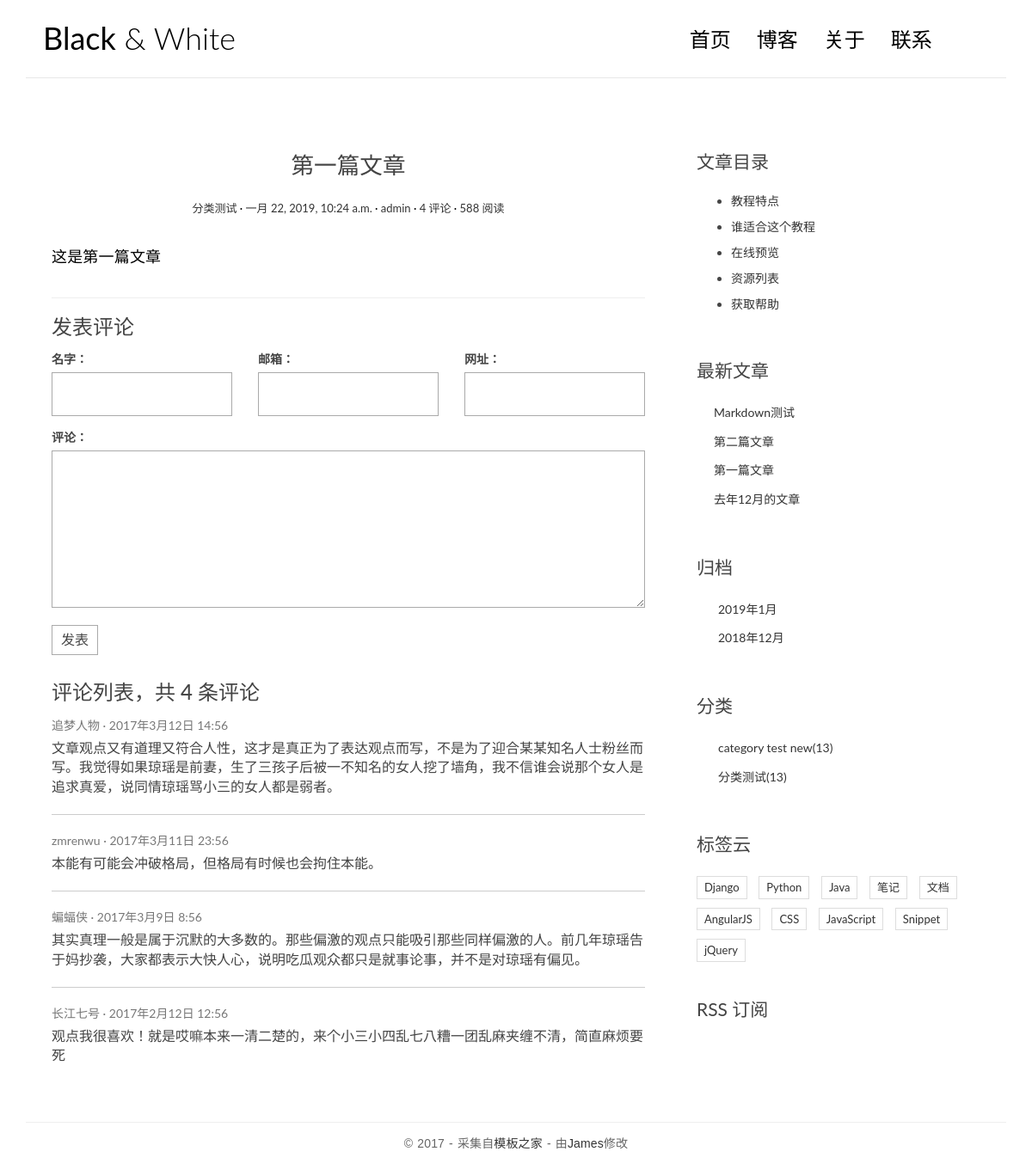
Before: /post/2/ with the older database file.
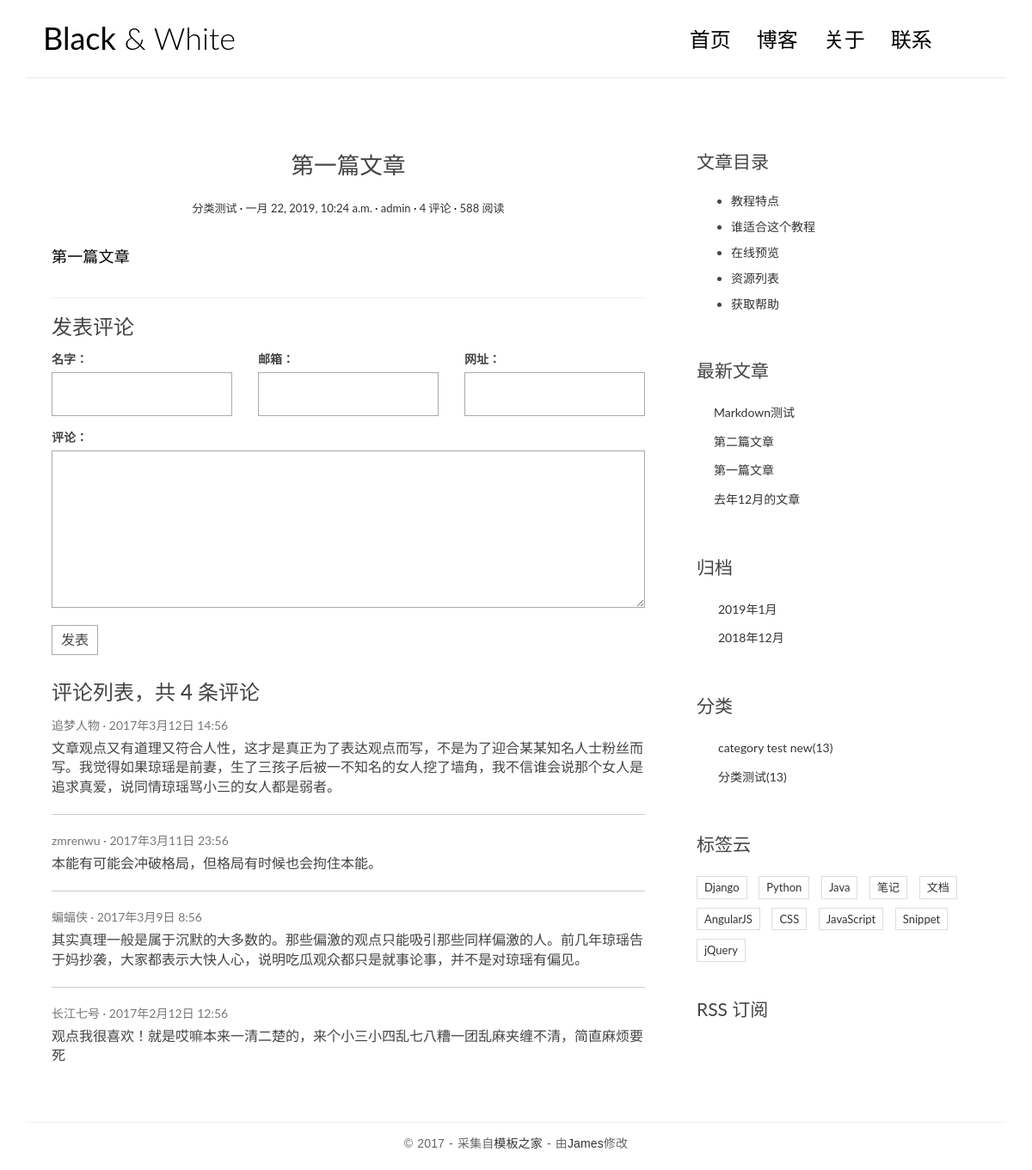
After: the same page with the newer database file.
### blog/models.py (models this page shows, shortened)
class Post(models.Model):
    title = models.CharField(max_length=70)
    body = models.TextField()
    created_time = models.DateTimeField()
    modified_time = models.DateTimeField()
    excerpt = models.CharField(max_length=200, blank=True)
    category = models.ForeignKey(Category)
    tags = models.ManyToManyField(Tag, blank=True)
    author = models.ForeignKey(User)
    def get_absolute_url(self):
        return reverse('blog:detail', kwargs={'pk': self.pk})

class Category(models.Model):
    name = models.CharField(max_length=100)

### blog/views.py (the view)
# urls.py: url(r'^post/(?P<pk>[0-9]+)/$', views.detail, name='detail'),
def detail(request, pk):
    post = get_object_or_404(Post, pk=pk)
    post.body = markdown.markdown(post.body,
                                  extensions=[
                                      'markdown.extensions.extra',
                                      'markdown.extensions.codehilite',
                                      'markdown.extensions.toc',
                                  ])
    return render(request, 'blog/detail.html', context={'post': post})

### blog/templatetags/blog_tags.py (called while the page is built)
@register.simple_tag
def get_recent_posts(num=5):
    return Post.objects.all().order_by('-created_time')[:num]

@register.simple_tag
def archives():
    return Post.objects.dates('created_time', 'month', order='DESC')

@register.simple_tag
def get_categories():
    return Category.objects.all()

### templates/blog/detail.html
{% extends 'base.html' %}
{% block main %}
    <article class="post post-{{ post.pk }}">
        <header class="entry-header">
            <h1 class="entry-title">{{ post.title }}</h1>
            <div class="entry-meta">
                <span class="post-category"><a href="#">{{ post.category.name}}</a></span>
                <span class="post-date"><a href="#"><time class="entry-date"
                                                          datetime="{{ post.created_time }}">{{ post.created_time }}</time></a></span>
                <span class="post-author"><a href="#">{{ post.author }}</a></span>
                <span class="comments-link"><a href="#">4 评论</a></span>
                <span class="views-count"><a href="#">588 阅读</a></span>
            </div>
        </header>
        <div class="entry-content clearfix">
            {{ post.body|safe }}
        </div>
    </article>
    <section class="comment-area" id="comment-area">
        <hr>
        <h3>发表评论</h3>
        <form action="#" method="post" class="comment-form">
            <div class="row">
                <div class="col-md-4">
                    <label for="id_name">名字：</label>
                    <input type="text" id="id_name" name="name" required>
                </div>
                <div class="col-md-4">
                    <label for="id_email">邮箱：</label>
                    <input type="email" id="id_email" name="email" required>
                </div>
                <div class="col-md-4">
                    <label for="id_url">网址：</label>
                    <input type="text" id="id_url" name="url">
                </div>
                <div class="col-md-12">
                    <label for="id_comment">评论：</label>
                    <textarea name="comment" id="id_comment" required></textarea>
                    <button type="submit" class="comment-btn">发表</button>
                </div>
            </div>
        </form>
        <div class="comment-list-panel">
            <h3>评论列表，共 <span>4</span> 条评论</h3>
            <ul class="comment-list list-unstyled">
                <li class="comment-item">
                    <span class="nickname">追梦人物</span>
                    <time class="submit-date" datetime="2012-11-09T23:15:57+00:00">2017年3月12日 14:56</time>
                    <div class="text">
                        文章观点又有道理又符合人性，这才是真正为了表达观点而写，不是为了迎合某某知名人士粉丝而写。我觉得如果琼瑶是前妻，生了三孩子后被一不知名的女人挖了墙角，我不信谁会说那个女人是追求真爱，说同情琼瑶骂小三的女人都是弱者。
                    </div>
                </li>
                <li class="comment-item">
                    <span class="nickname">zmrenwu</span>
                    <time class="submit-date" datetime="2012-11-09T23:15:57+00:00">2017年3月11日 23:56</time>
                    <div class="text">
                        本能有可能会冲破格局，但格局有时候也会拘住本能。
                    </div>
                </li>
                <li class="comment-item">
                    <span class="nickname">蝙蝠侠</span>
                    <time class="submit-date" datetime="2012-11-09T23:15:57+00:00">2017年3月9日 8:56</time>
                    <div class="text">
                        其实真理一般是属于沉默的大多数的。那些偏激的观点只能吸引那些同样偏激的人。前几年琼瑶告于妈抄袭，大家都表示大快人心，说明吃瓜观众都只是就事论事，并不是对琼瑶有偏见。
                    </div>
                </li>
                <li class="comment-item">
                    <span class="nickname">长江七号</span>
                    <time class="submit-date" datetime="2012-11-09T23:15:57+00:00">2017年2月12日 12:56</time>
                    <div class="text">
                        观点我很喜欢！就是哎嘛本来一清二楚的，来个小三小四乱七八糟一团乱麻夹缠不清，简直麻烦要死
                    </div>
                </li>
            </ul>
        </div>
    </section>
{% endblock main %}
{% block toc %}
    <div class="widget widget-content">
        <h3 class="widget-title">文章目录</h3>
        <ul>
            <li>
                <a href="#">教程特点</a>
            </li>
            <li>
                <a href="#">谁适合这个教程</a>
            </li>
            <li>
                <a href="#">在线预览</a>
            </li>
            <li>
                <a href="#">资源列表</a>
            </li>
            <li>
                <a href="#">获取帮助</a>
            </li>
        </ul>
    </div>
{% endblock toc %}

### templates/base.html (shortened to what this page needs)
{% load staticfiles %}
{% load blog_tags %}
<!DOCTYPE html>
<html>
<head>
    <link rel="stylesheet" href="http://code.ionicframework.com/ionicons/2.0.1/css/ionicons.min.css">
    <link rel="stylesheet" href="{% static 'blog/css/bootstrap.min.css' %}">
    <link rel="stylesheet" href="{% static 'blog/css/pace.css' %}">
    <link rel="stylesheet" href="{% static 'blog/css/custom.css' %}">
    <link rel="stylesheet" href="{% static 'blog/css/highlights/github.css' %}">
</head>
<body>
<div class="container">
    <header id="site-header">
        <div class="row">
            <div class="col-md-4 col-sm-5 col-xs-8">
                <div class="logo">
                    <h1><a href="index.html"><b>Black</b> &amp; White</a></h1>
                </div>
            </div>
            <div class="col-md-8 col-sm-7 col-xs-4">
                <nav class="main-nav" role="navigation">
                    <div class="collapse navbar-collapse" id="bs-example-navbar-collapse-1">
                        <ul class="nav navbar-nav navbar-right">
                            <li class="cl-effect-11"><a href="index.html" data-hover="首页">首页</a></li>
                            <li class="cl-effect-11"><a href="full-width.html" data-hover="博客">博客</a></li>
                            <li class="cl-effect-11"><a href="about.html" data-hover="关于">关于</a></li>
                            <li class="cl-effect-11"><a href="contact.html" data-hover="联系">联系</a></li>
                        </ul>
                    </div>
                </nav>
            </div>
        </div>
    </header>
</div>
<div class="content-body">
    <div class="container">
        <div class="row">
            <main class="col-md-8">
                {% block main %}
                {% endblock main %}
            </main>
            <aside class="col-md-4">
                {% block toc %}
                {% endblock toc %}
                <div class="widget widget-recent-posts">
                    <h3 class="widget-title">最新文章</h3>
                    {% get_recent_posts as recent_post_list %}
                    <ul>
                        {% for post in recent_post_list %}
                        <li>
                            <a href="{{ post.get_absolute_url }}">{{ post.title }}</a>
                        </li>
                        {% empty %}
                        暂无文章！
                        {% endfor %}
                    </ul>
                </div>
                <div class="widget widget-archives">
                    <h3 class="widget-title">归档</h3>
                    {% archives as date_list %}
                    <ul>
                        {% for date in date_list %}
                        <li>
                            <a href="{% url 'blog:archives' date.year date.month %}">
                                {{ date.year }}年{{ date.month }}月
                            </a>
                        </li>
                        {% empty %}
                        暂无归档！
                        {% endfor %}
                    </ul>
                </div>
                <div class="widget widget-category">
                    <h3 class="widget-title">分类</h3>
                    {% get_categories as category_list %}
                    <ul>
                        {% for category in category_list %}
                        <li>
                            <a href="{% url 'blog:category' category.pk %}">
                                {{ category.name }}<span class="post-count">(13)</span>
                            </a>
                        </li>
                        {% empty %}
                        暂无分类！
                        {% endfor %}
                    </ul>
                </div>
                <div class="widget widget-tag-cloud">
                    <h3 class="widget-title">标签云</h3>
                    <ul>
                        <li>
                            <a href="#">Django</a>
                        </li>
                        <li>
                            <a href="#">Python</a>
                        </li>
                        <li>
                            <a href="#">Java</a>
                        </li>
                        <li>
                            <a href="#">笔记</a>
                        </li>
                        <li>
                            <a href="#">文档</a>
                        </li>
                        <li>
                            <a href="#">AngularJS</a>
                        </li>
                        <li>
                            <a href="#">CSS</a>
                        </li>
                        <li>
                            <a href="#">JavaScript</a>
                        </li>
                        <li>
                            <a href="#">Snippet</a>
                        </li>
                        <li>
                            <a href="#">jQuery</a>
                        </li>
                    </ul>
                </div>
                <div class="rss">
                    <a href=""> RSS 订阅</a>
                </div>
            </aside>
        </div>
    </div>
</div>
<footer id="site-footer">
    <div class="container">
        <div class="row">
            <div class="col-md-12">
                <p class="copyright">&copy 2017 - 采集自<a href="http://www.cssmoban.com/"
                                                        target="_blank" title="模板之家">模板之家</a>
                    - 由<a href="#" title="网页模板" target="_blank">James</a>修改
                </p>
            </div>
        </div>
    </div>
</footer>
</body>
</html>

### blog/static/blog/css/custom.css (style rules this page uses)
* { outline: none; }
h1, h2, h3, h4, h5, h6 { margin-top: 0; }
b { font-weight: 400; }
a { color: #333; }
body { color: #444; font-family: 'Lato', sans-serif; }
p { font-family: 'Ubuntu', sans-serif; font-weight: 400; word-spacing: 1px; letter-spacing: 0.01em; }
#site-header { background-color: #FFF; padding: 25px 20px; margin-bottom: 40px; border-bottom: 1px solid #e7e7e7; }
.logo h1 a { color: #000; }
.logo h1 { margin: 0; font-family: 'Lato', sans-serif; font-weight: 300; }
.main-nav { margin-top: 11px; max-width: 95%; }
.main-nav a { color: #000000 !important; padding: 0 0 5px 0 !important; margin-right: 30px; font-family: 'Lato', sans-serif; font-weight: 300; font-size: 24px; }
.cl-effect-11 a { padding: 10px 0; color: #0972b4; text-shadow: none; }
.cl-effect-11 a::before { position: absolute; top: 0; left: 0; overflow: hidden; padding: 0 0 5px 0 !important; max-width: 0; border-bottom: 1px solid #000; color: #000; content: attr(data-hover); white-space: nowrap; -webkit-transition: max-width 0.5s; -moz-transition: max-width 0.5s; transition: max-width 0.5s; }
.content-body { padding-bottom: 4em; }
.post { background: #fff; padding: 30px 30px 0; }
.entry-title { text-align: center; font-size: 1.9em; margin-bottom: 20px; line-height: 1.6; padding: 10px 20px 0; }
.entry-meta { text-align: center; color: #DDDDDD; font-size: 13px; margin-bottom: 30px; }
.entry-content { font-size: 18px; line-height: 1.9; font-weight: 300; color: #000; }
.post-category::after, .post-date::after, .post-author::after, .comments-link::after { content: ' ·'; color: #000; }
.widget { background: #fff; padding: 30px 0 0; }
.widget-title { font-size: 1.5em; margin-bottom: 20px; line-height: 1.6; padding: 10px 0 0; font-weight: 400; }
.widget-recent-posts ul { padding: 0; margin: 0; padding-left: 20px; }
.widget-recent-posts ul li { list-style-type: none; position: relative; line-height: 170%; margin-bottom: 10px; }
.widget-recent-posts ul li::before { content: '\f3d3'; font-family: "Ionicons"; position: absolute; left: -17px; top: 3px; font-size: 16px; color: #000; }
.widget-archives ul { padding: 0; margin: 0; padding-left: 25px; }
.widget-archives ul li { list-style-type: none; position: relative; line-height: 170%; margin-bottom: 10px; }
.widget-archives ul li::before { content: '\f3f3'; font-family: "Ionicons"; position: absolute; left: -25px; top: 1px; font-size: 16px; color: #000; }
.widget-category ul { padding: 0; margin: 0; padding-left: 25px; }
.widget-category ul li { list-style-type: none; position: relative; line-height: 170%; margin-bottom: 10px; }
.widget-category ul li::before { content: '\f3fe'; font-family: "Ionicons"; position: absolute; left: -25px; top: 1px; font-size: 18px; color: #000; }
.widget-tag-cloud ul { padding: 0; margin: 0; margin-right: -10px; }
.widget-tag-cloud ul li { list-style-type: none; font-size: 13px; display: inline-block; margin-right: 10px; margin-bottom: 10px; padding: 3px 8px; border: 1px solid #ddd; }
.widget-content ul li { margin-bottom: 10px; }
.rss { font-size: 21px; margin-top: 30px; }
.rss a { color: #444; }
#site-footer { padding-top: 10px; padding: 0 0 1.5em 0; }
.copyright { text-align: center; padding-top: 1em; margin: 0; border-top: 1px solid #eee; color: #666; }
.contact-form input, .comment-form input { border: 1px solid #aaa; margin-bottom: 15px; width: 100%; padding: 15px 15px; font-size: 16px; line-height: 100%; transition: 0.4s border-color linear; }
.contact-form textarea, .comment-form textarea { border: 1px solid #aaa; margin-bottom: 15px; width: 100%; padding: 15px 15px; font-size: 16px; line-height: 20px !important; min-height: 183px; transition: 0.4s border-color linear; }
.comment-area { padding: 0 30px 0; }
.comment-form { margin-top: 15px; }
.comment-form .comment-btn { background-color: #fff; border: 1px solid #aaa; font-size: 16px; padding: 5px 10px; }
.comment-list-panel { margin-top: 30px; }
.comment-list { margin-top: 15px; }
.comment-item:not(:last-child) { border-bottom: 1px #ccc solid; margin-bottom: 20px; padding-bottom: 20px; }
.comment-item .nickname, .comment-item .submit-date { color: #777; font-size: 14px; }
.comment-item .nickname:after { content: ' ·'; }
.comment-item .text { padding-top: 5px; font-size: 16px; }

Changed rows visible on the page:
changed Post "第一篇文章": body "这是第一篇文章" → "第一篇文章"
